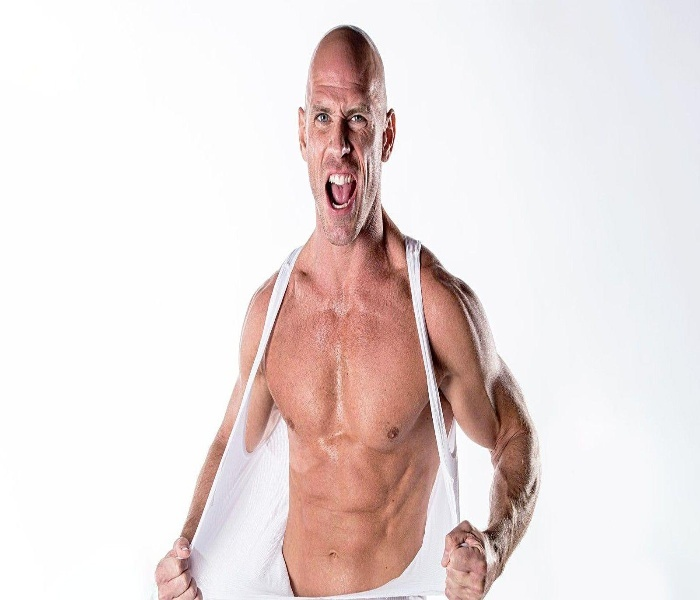
#> input picture savejonny.jpg, 700 x 600 px, found by its file name
$ python 'region of interest.py'
#> lines starting #> are read from the running program, lines starting #| are printed output that depends on the picture
import cv2


img=cv2.imread(r"C:\Users\ISHU\OneDrive\Desktop\OPEN CV\savejonny.jpg")
#> img is the input picture: shape (600, 700, 3); mean B, G, R 220, 221.3, 233.2
# because we save the image of the jonny sir by the name of savejonny thwn we mena path change kar diya hai and we don't nee dof imgresize so we can comment it
#img=cv2.resize(img,(700,600))

# cv2.imwrite("savejonny.jpg",img)
# and we also donot need of imwrite function q ki uska kaam aab ho gya hai


# AND AAB BARI HAI IMAGE KO CROP KARNA KI lets go

#img[y1:y2,x1:x2]
print(img.shape)
#| (600, 700, 3)

crop=img[10:250,295:415]
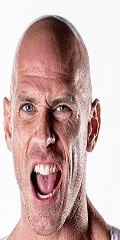
#> crop: shape (240, 120, 3); mean B, G, R 171.1, 173.3, 201.7


#> (the run stopped early here; a loop or call above may not have finished)

$ run again, with 13.png saved as savejonny.jpg
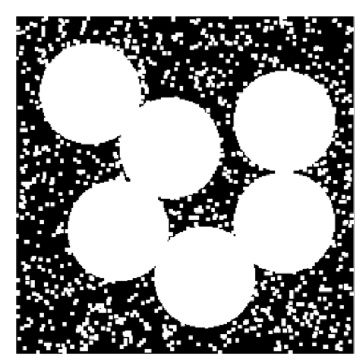
#> input picture 13.png, 355 x 362 px, found by its file name
#> img is the input picture: shape (362, 355, 3); min 0, max 255, mean 150.4
#| (362, 355, 3)
#> `crop=img[10:250,295:415]`:
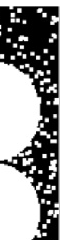
#> crop: shape (240, 60, 3); min 0, max 255, mean 138.5
